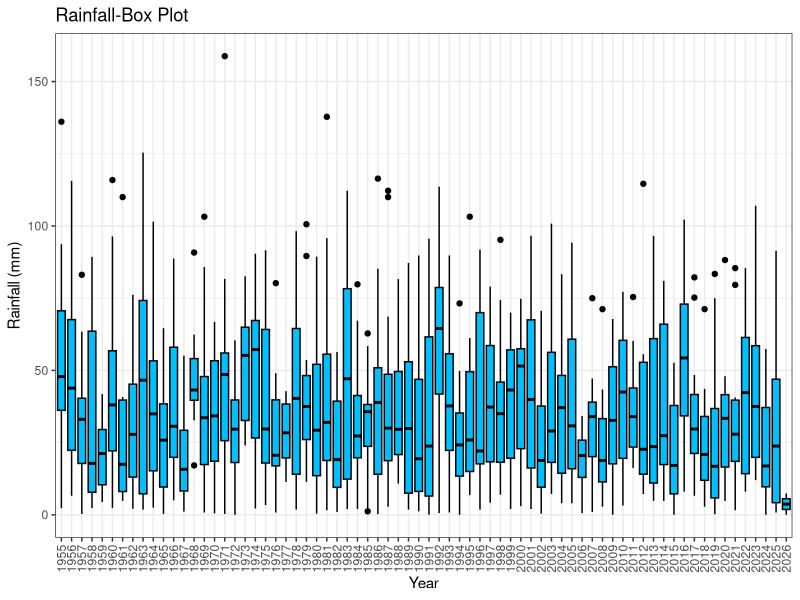
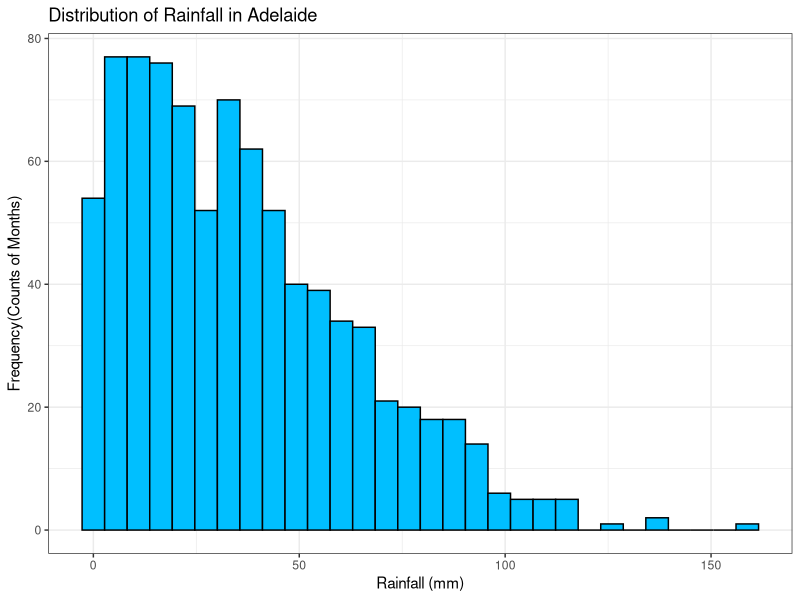
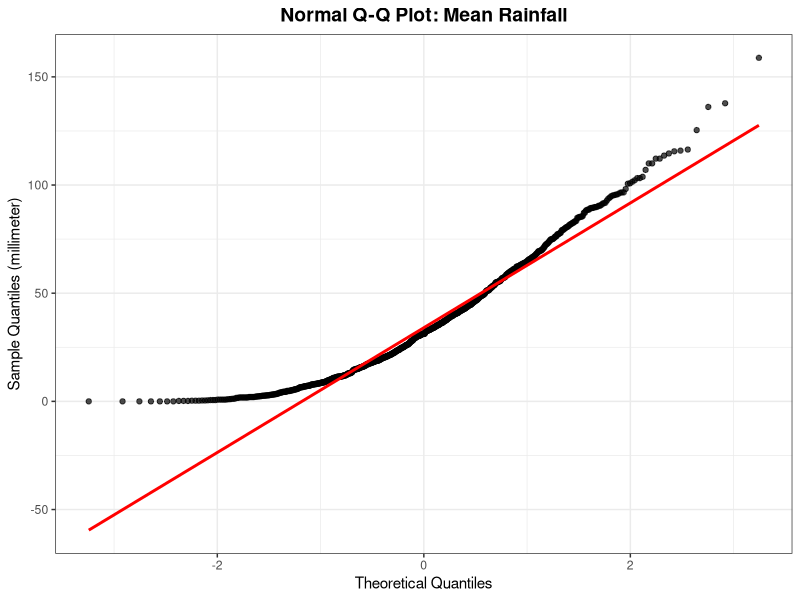
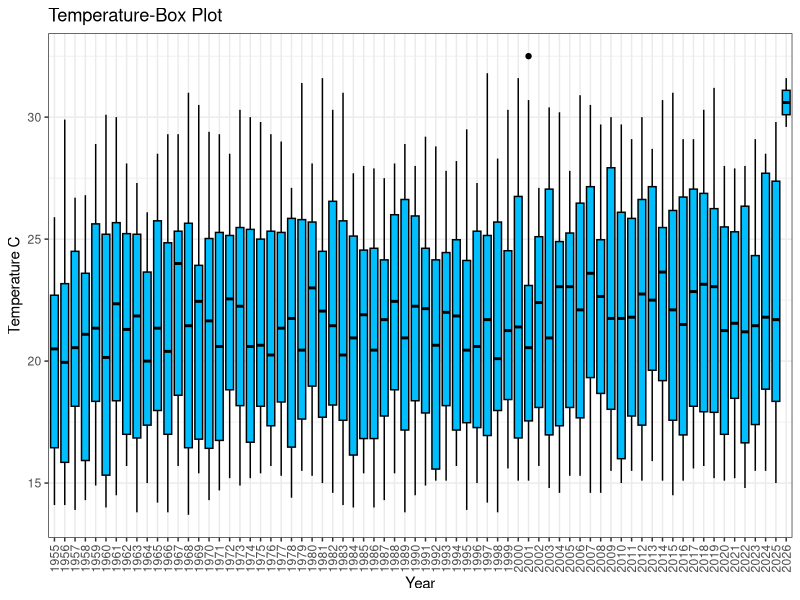
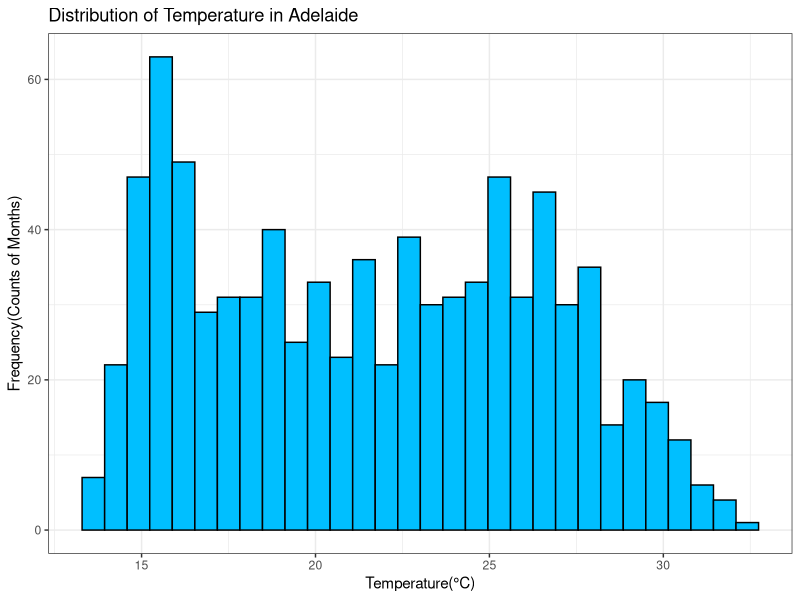
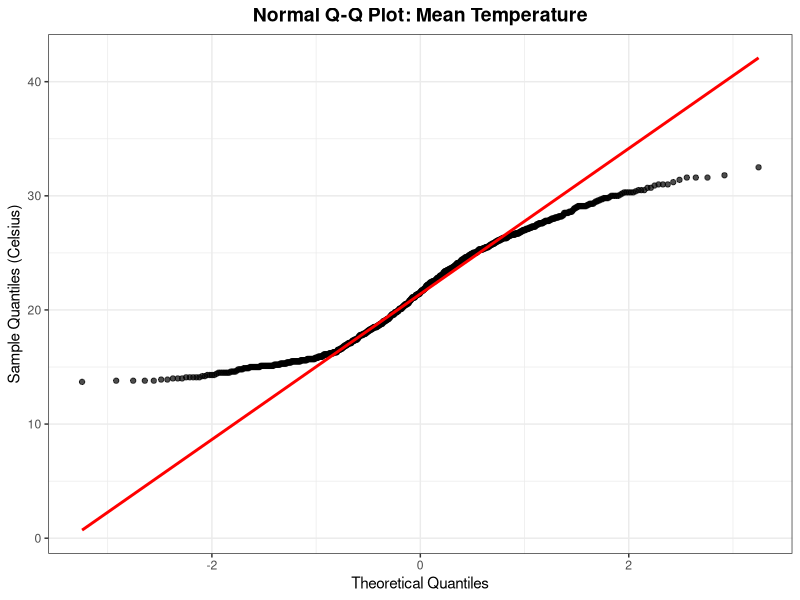
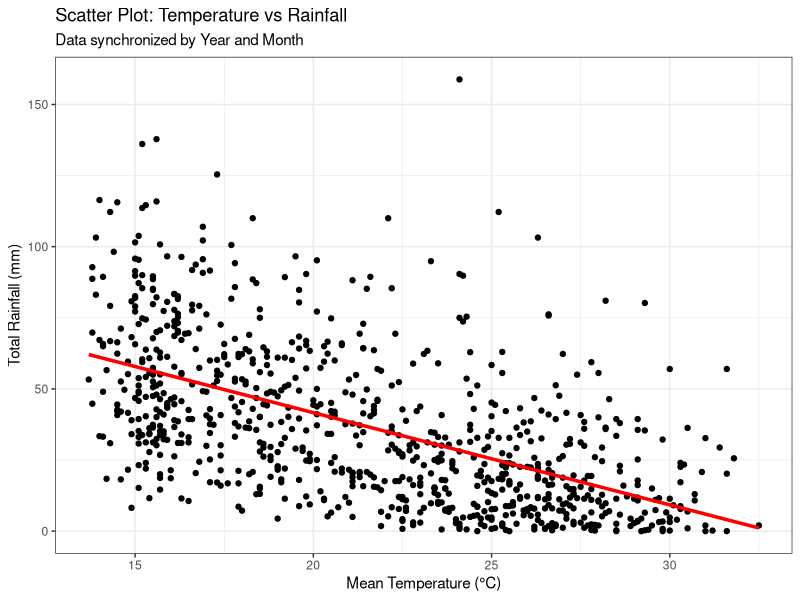
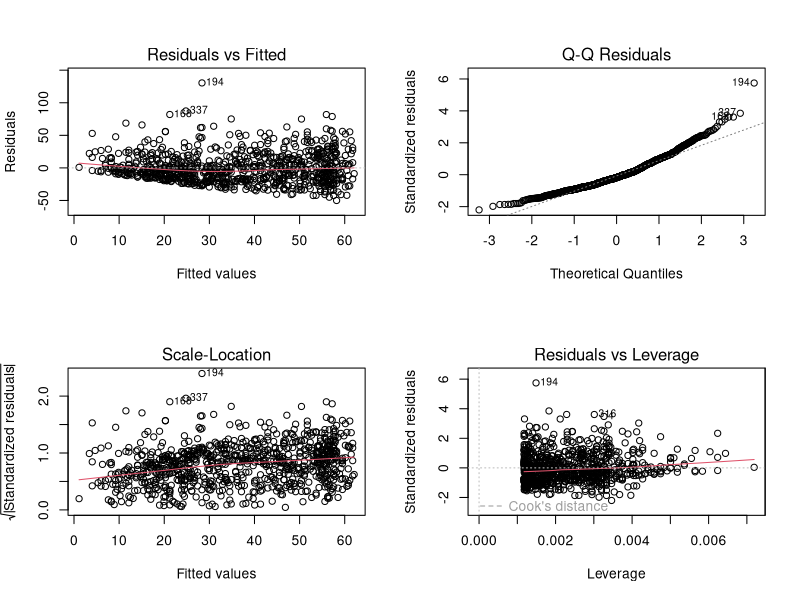

Reproduce these figures in R, in order.
# ------------------------------------------
# PART 1: RAINFALL DATA EXPLORATION
# ------------------------------------------

# Load required libraries for visualization and data manipulation
library(ggplot2)
library(dplyr)

# Read the raw monthly rainfall data set
Rainfall<- read.csv("Rainfall.csv")

# Convert the Year column to a factor so it can be treated as categorical data for box plot
Rainfall$Year <- as.factor(Rainfall$Year) 

# Generate a box plot to view rainfall distribution and identify anomalies across different years
ggplot(Rainfall, aes(x = Year, y = Rainfall)) +
  geom_boxplot(color = "black", fill = "deepskyblue") +
  labs(title = "Rainfall-Box Plot",
       x = "Year",
       y = "Rainfall (mm)") +
  theme_bw() +
  theme(axis.text.x=element_text(angle=90,vjust=0.5,hjust=1))

# Compute comprehensive summary statistics for the rainfall data set
summary_stats <- Rainfall %>%
  summarise(Minimum = min(Rainfall,na.rm=TRUE),
            Q1 = quantile(Rainfall, p = 0.25,na.rm=TRUE),
            Median = median(Rainfall,na.rm=TRUE),
            Mean = mean(Rainfall,na.rm=TRUE),
            Q3 = quantile(Rainfall, p = 0.75,na.rm=TRUE),
            Maximum = max(Rainfall,na.rm=TRUE),
            IQR = IQR(Rainfall,na.rm=TRUE),
            Std = sd(Rainfall,na.rm=TRUE),
            Variance = var(Rainfall,na.rm=TRUE))
print(summary_stats)

# Plot a histogram to evaluate the distribution shape (skewness) of rainfall data
ggplot(Rainfall, aes(x = Rainfall)) +
  geom_histogram(color = "black", fill = "deepskyblue", bins = 30) +
  xlab("Rainfall (mm)") +
  ylab("Frequency(Counts of Months)") +
  ggtitle("Distribution of Rainfall in Adelaide") +
  theme_bw()

# Create a Normal Q-Q Plot to visually check if the rainfall data follows a normal distribution
ggplot(Rainfall, aes(sample = Rainfall)) +
  stat_qq(color = "black", alpha = 0.7) +         
  stat_qq_line(color = "red", linewidth = 1) +    
  labs(title = "Normal Q-Q Plot: Mean Rainfall",
       x = "Theoretical Quantiles",
       y = "Sample Quantiles (millimeter)") +
  theme_bw() +                                    
  theme(
    plot.title = element_text(size = 14, face = "bold", hjust = 0.5),
    axis.title = element_text(size = 11)
  )


# ------------------------------------------
# PART 2: TEMPERATURE DATA EXPLORATION
# ------------------------------------------

# Read the raw monthly temperature data set
Temperature<- read.csv("Temperature.csv")

# Convert the Year column to a factor so it can be treated as categorical data for box plot
Temperature$Year <- as.factor(Temperature$Year)

# Generate a box plot to view rainfall distribution and identify anomalies across different years
ggplot(Temperature, aes(x = Year, y = Temperature)) +
  geom_boxplot(color = "black", fill = "deepskyblue") +
  labs(title = "Temperature-Box Plot",
       x = "Year",
       y = "Temperature C") +
  theme_bw() +
  theme(axis.text.x=element_text(angle=90,vjust=0.5,hjust=1))

# Compute comprehensive summary statistics for the temperature data set
summary_stats <- Temperature %>%
  summarise(Minimum = min(Temperature,na.rm=TRUE),
            Q1 = quantile(Temperature, p = 0.25,na.rm=TRUE),
            Median = median(Temperature,na.rm=TRUE),
            Mean = mean(Temperature,na.rm=TRUE),
            Q3 = quantile(Temperature, p = 0.75,na.rm=TRUE),
            Maximum = max(Temperature,na.rm=TRUE),
            IQR = IQR(Temperature,na.rm=TRUE),
            Std = sd(Temperature,na.rm=TRUE),
            Variance = var(Temperature,na.rm=TRUE))
print(summary_stats)

# Plot a histogram to check the distribution shape of temperature data (reveals seasonal bi-modal peaks)
ggplot(Temperature, aes(x = Temperature)) +
  geom_histogram(color = "black", fill = "deepskyblue", bins = 30) +
  xlab("Temperature(\u00B0C)") +
  ylab("Frequency(Counts of Months)") +
  ggtitle("Distribution of Temperature in Adelaide") +
  theme_bw()

# Create a Normal Q-Q Plot to visually test if temperature data meets normality requirements
ggplot(Temperature, aes(sample = Temperature)) +
  stat_qq(color = "black", alpha = 0.7) +         
  stat_qq_line(color = "red", linewidth = 1) +    
  labs(title = "Normal Q-Q Plot: Mean Temperature",
       x = "Theoretical Quantiles",
       y = "Sample Quantiles (Celsius)") +
  theme_bw() +                                    
  theme(
    plot.title = element_text(size = 14, face = "bold", hjust = 0.5),
    axis.title = element_text(size = 11)
  )


# ------------------------------------------
# PART 3: BIVARIATE & REGRESSION ANALYSIS
# ------------------------------------------

# Load tidyverse library to access advanced data combining tools
library(tidyverse)

# Reload raw datasets for fresh combining parameters
Rainfall<- read.csv("Rainfall.csv")
Temperature<- read.csv("Temperature.csv")

# Synchronize and join both datasets perfectly matching them by common 'Year' and 'Month'
Combined_data <- inner_join(Rainfall, Temperature, by = c("Year", "Month"))

# Generate a bivariate scatter plot to observe the relationship trend between Temperature and Rainfall
ggplot(Combined_data, aes(x = Temperature, y = Rainfall)) +
  geom_point(shape = 19, color = "black", alpha = 1, size = 1.5) + 
  geom_smooth(method = "lm", color = "red", se = FALSE, size = 1.2) +      
  labs(
    title = "Scatter Plot: Temperature vs Rainfall",
    subtitle = "Data synchronized by Year and Month",
    x = "Mean Temperature (°C)",
    y = "Total Rainfall (mm)"
  ) +
  theme_bw()

# Execute the non-parametric Spearman Rank Correlation test (handles the skewed rainfall data distribution)
cor_test<-cor.test(Combined_data$Temperature, Combined_data$Rainfall, method="spearman")
print(cor_test)

# Build the simple linear regression model to quantify the exact mathematical impact
model<-lm(Rainfall~Temperature, data=Combined_data)

# Print the model summary showing the intercept, slope coefficient, and R-squared value (0.32)
summary(model)


# ------------------------------------------
# PART 4: REGRESSION DIAGNOSTICS
# ------------------------------------------

# Configure the plotting area to display a 2x2 grid so all 4 diagnostic plots show at once
par(mfrow=c(2,2))

# Generate the 4 standard residual diagnostic plots (Residuals vs Fitted, Normal Q-Q, Scale-Location, Residuals vs Leverage)
# These check regression assumptions like constant variance (homoscedasticity) and normality of errors.
plot(model)
